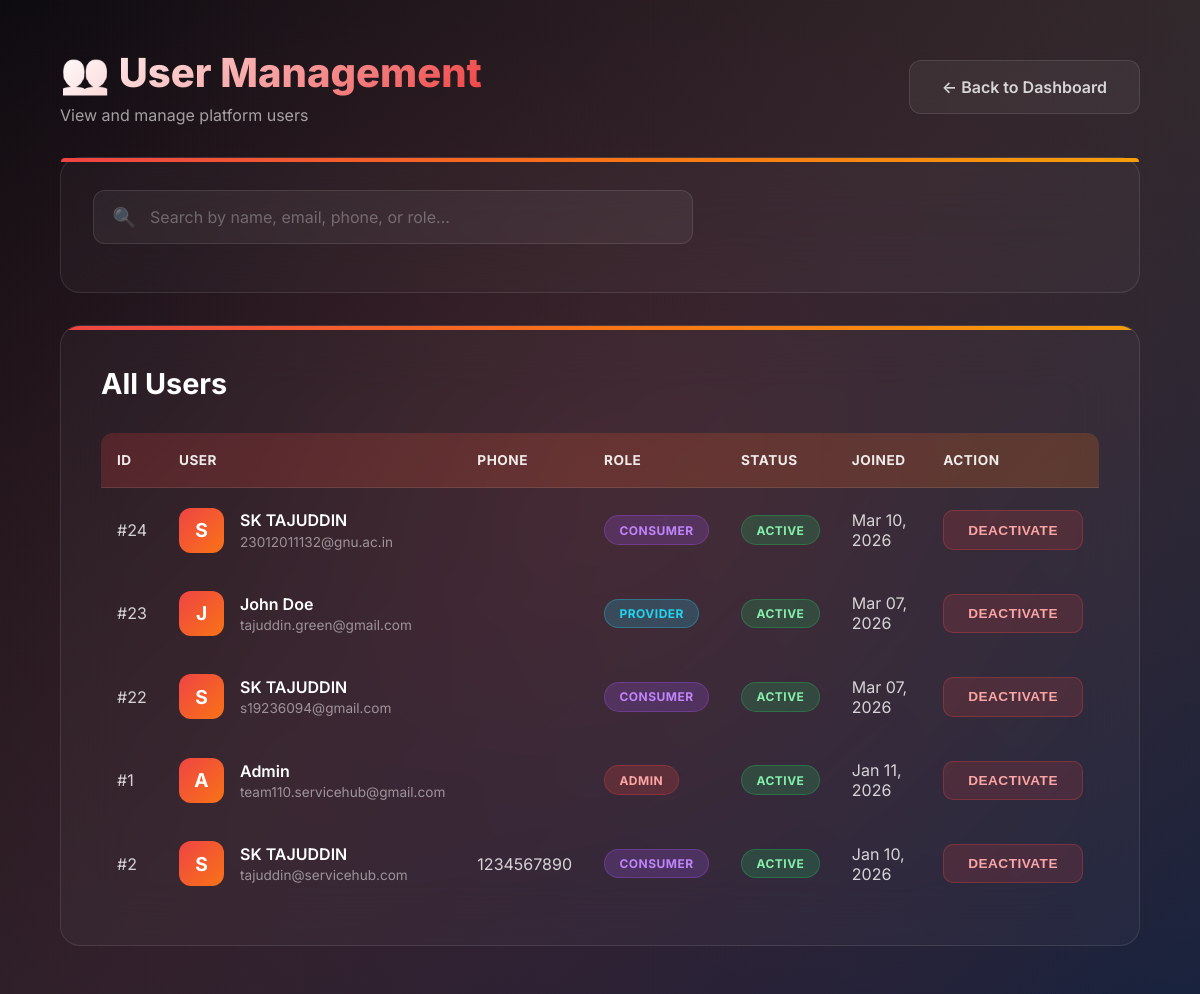
/admin/manage_users.php (signed in), run on the app's committed database.
### tables this page shows
CREATE TABLE `users` (
  `user_id` int(11) NOT NULL,
  `name` varchar(100) NOT NULL,
  `email` varchar(100) NOT NULL,
  `phone` varchar(15) DEFAULT NULL,
  `password` varchar(255) NOT NULL,
  `role` enum('consumer','provider','admin') NOT NULL,
  `status` tinyint(4) DEFAULT 1,
  `created_at` timestamp NOT NULL DEFAULT current_timestamp(),
  `is_active` tinyint(1) NOT NULL DEFAULT 1
);

### admin/manage_users.php (the view, shortened to what this page needs)
<?php
require_once dirname(__DIR__) . "/config/db.php";
$result = $conn->query("
    SELECT
        user_id,
        name,
        email,
        phone,
        role,
        is_active,
        created_at
    FROM users
    ORDER BY created_at DESC
");
?>
<!DOCTYPE html>
<html lang="en">
<head>
</head>
<body>
<div class="bg-gradient"></div>
<div class="grid-overlay"></div>
<div class="container">
    <div class="page-header">
        <div class="header-content">
            <h1>👥 User Management</h1>
            <p>View and manage platform users</p>
        </div>
        <a href="home.php" class="back-link">
            ← Back to Dashboard
        </a>
    </div>
    <div class="search-card">
        <div class="search-wrapper">
            <span class="search-icon">🔍</span>
            <input
                type="text"
                id="searchInput"
                class="search-input"
                placeholder="Search by name, email, phone, or role..."
                autocomplete="off"
            >
        </div>
    </div>
    <div class="users-card">
        <div class="table-header">
            <h2>All Users</h2>
        </div>
        <div class="table-wrapper">
            <table id="usersTable">
                <thead>
                    <tr>
                        <th>ID</th>
                        <th>User</th>
                        <th>Phone</th>
                        <th>Role</th>
                        <th>Status</th>
                        <th>Joined</th>
                        <th>Action</th>
                    </tr>
                </thead>
                <tbody>
                    <?php if ($result->num_rows > 0): ?>
                        <?php while ($u = $result->fetch_assoc()): ?>
                            <tr class="user-row">
                                <td>#<?= $u['user_id'] ?></td>
                                <td>
                                    <div class="user-info">
                                        <div class="user-avatar">
                                            <?= strtoupper(substr($u['name'], 0, 1)) ?>
                                        </div>
                                        <div class="user-details">
                                            <span class="user-name"><?= htmlspecialchars($u['name']) ?></span>
                                            <span class="user-email"><?= htmlspecialchars($u['email']) ?></span>
                                        </div>
                                    </div>
                                </td>
                                <td><?= htmlspecialchars($u['phone']) ?></td>
                                <td>
                                    <span class="role-badge role-<?= strtolower($u['role']) ?>">
                                        <?= ucfirst($u['role']) ?>
                                    </span>
                                </td>
                                <td>
                                    <span class="status-badge status-<?= $u['is_active'] ? 'active' : 'inactive' ?>">
                                        <?= $u['is_active'] ? 'Active' : 'Deactivated' ?>
                                    </span>
                                </td>
                                <td><?= date('M d, Y', strtotime($u['created_at'])) ?></td>
                                <td>
                                    <form method="POST" style="display:inline;">
                                        <?php if ($u['is_active']): ?>
                                            <button
                                                type="submit"
                                                name="toggle_status"
                                                class="btn btn-deactivate"
                                                onclick="return confirm('Are you sure you want to deactivate this user?')">
                                                Deactivate
                                            </button>
                                        <?php endif; ?>
                                    </form>
                                </td>
                            </tr>
                        <?php endwhile; ?>
                    <?php endif; ?>
                </tbody>
            </table>
        </div>
    </div>
</div>
</body>
</html>

### data on the page
users: user_id "24", name "S", name "SK TAJUDDIN", email "23012011132@gnu.ac.in", role "CONSUMER", is_active "ACTIVE", created_at "Mar 10, 2026"
users: user_id "23", name "J", name "John Doe", email "tajuddin.green@gmail.com", role "PROVIDER", is_active "ACTIVE", created_at "Mar 07, 2026"
users: user_id "22", name "S", name "SK TAJUDDIN", email "s19236094@gmail.com", role "CONSUMER", is_active "ACTIVE", created_at "Mar 07, 2026"
users: user_id "1", name "A", name "Admin", email "team110.servicehub@gmail.com", role "ADMIN", is_active "ACTIVE", created_at "Jan 11, 2026"
users: user_id "2", name "S", name "SK TAJUDDIN", email "tajuddin@servicehub.com", phone "1234567890", role "CONSUMER", is_active "ACTIVE", created_at "Jan 10, 2026"
